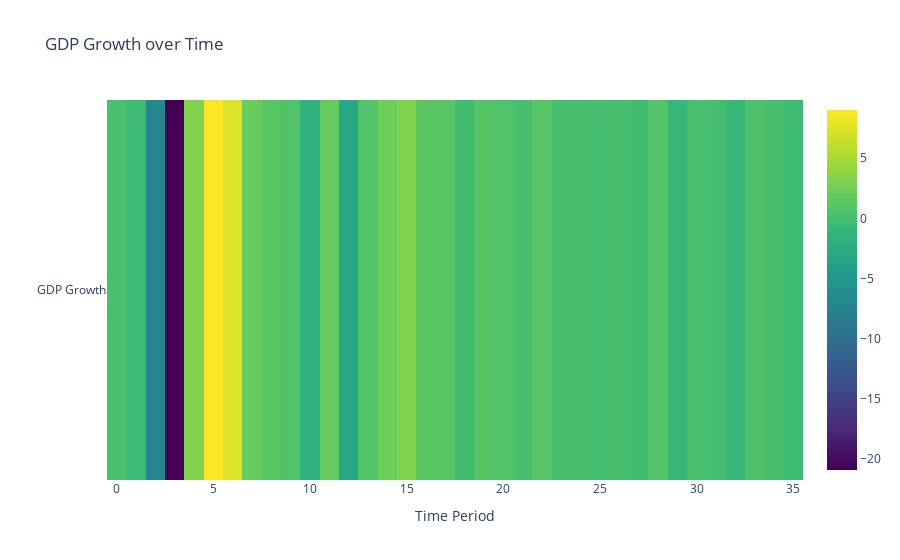

Here is the notebook cell this chart was saved with:
### Markdown cell above
# GDP GORWTH OVER TIME

### Code cell
fig = go.Figure(data=go.Heatmap(
                   z=[data['GDP Growth']],
                   x=data.index,
                   y=['GDP Growth'],
                   colorscale='Viridis'))

fig.update_layout(title='GDP Growth over Time',
                  xaxis_title='Time Period',
                  yaxis_title='')

fig.show()

### Figure 1 — Plotly figure (JSON) as saved in the notebook; plotly's stock layout.template omitted (floating-point values rounded to 4 significant figures)
{"data": [{"colorscale": [[0, "#440154"], [0.1111, "#482878"], [0.2222, "#3e4989"], [0.3333, "#31688e"], [0.4444, "#26828e"], [0.5556, "#1f9e89"], [0.6667, "#35b779"], [0.7778, "#6ece58"], [0.8889, "#b5de2b"], [1, "#fde725"]], "type": "heatmap", "x": [0, 1, 2, 3, 4, 5, 6, 7, 8, 9, 10, 11, 12, 13, 14, 15, 16, 17, 18, 19, 20, 21, 22, 23, 24, 25, 26, 27, 28, 29, 30, 31, 32, 33, 34, 35], "y": ["GDP Growth"], "z": [[0.3, -0.5, -7, -20.9, 3.2, 9, 7.4, 2, 1.1, 0.6, -1.8, 1.8, -2.9, 0.7, 2.3, 3.1, 1.3, 1, -0.2, 0.9, 0.6, 0.1, 1, 0.1, 0.1, 0, 0.1, -0.2, 0.7, -0.9, 0.3, 0, -0.8, 0.5, 0.1, -0.5]]}], "layout": {"title": {"text": "GDP Growth over Time"}, "xaxis": {"title": {"text": "Time Period"}}, "yaxis": {"title": {"text": ""}}}}
